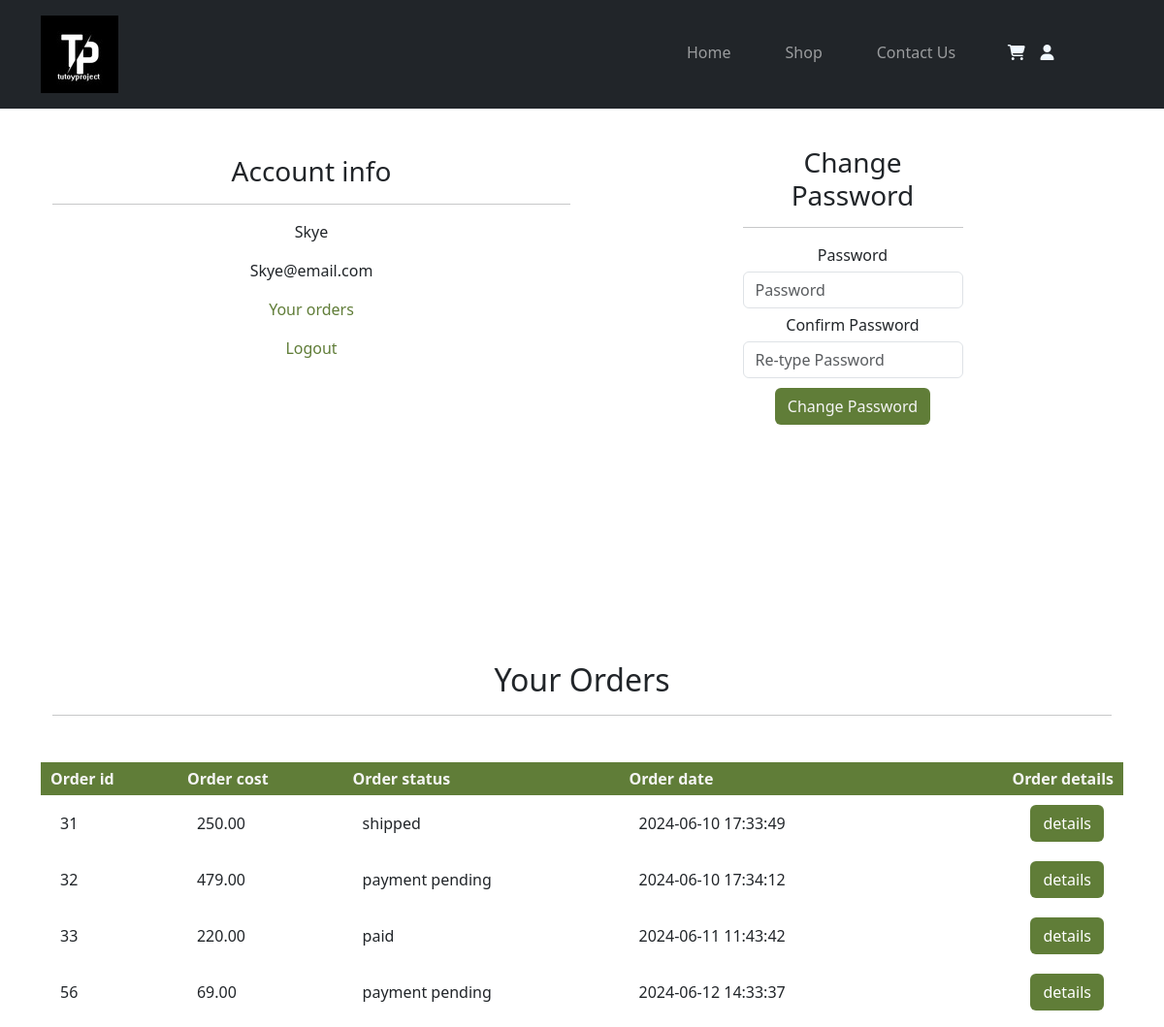
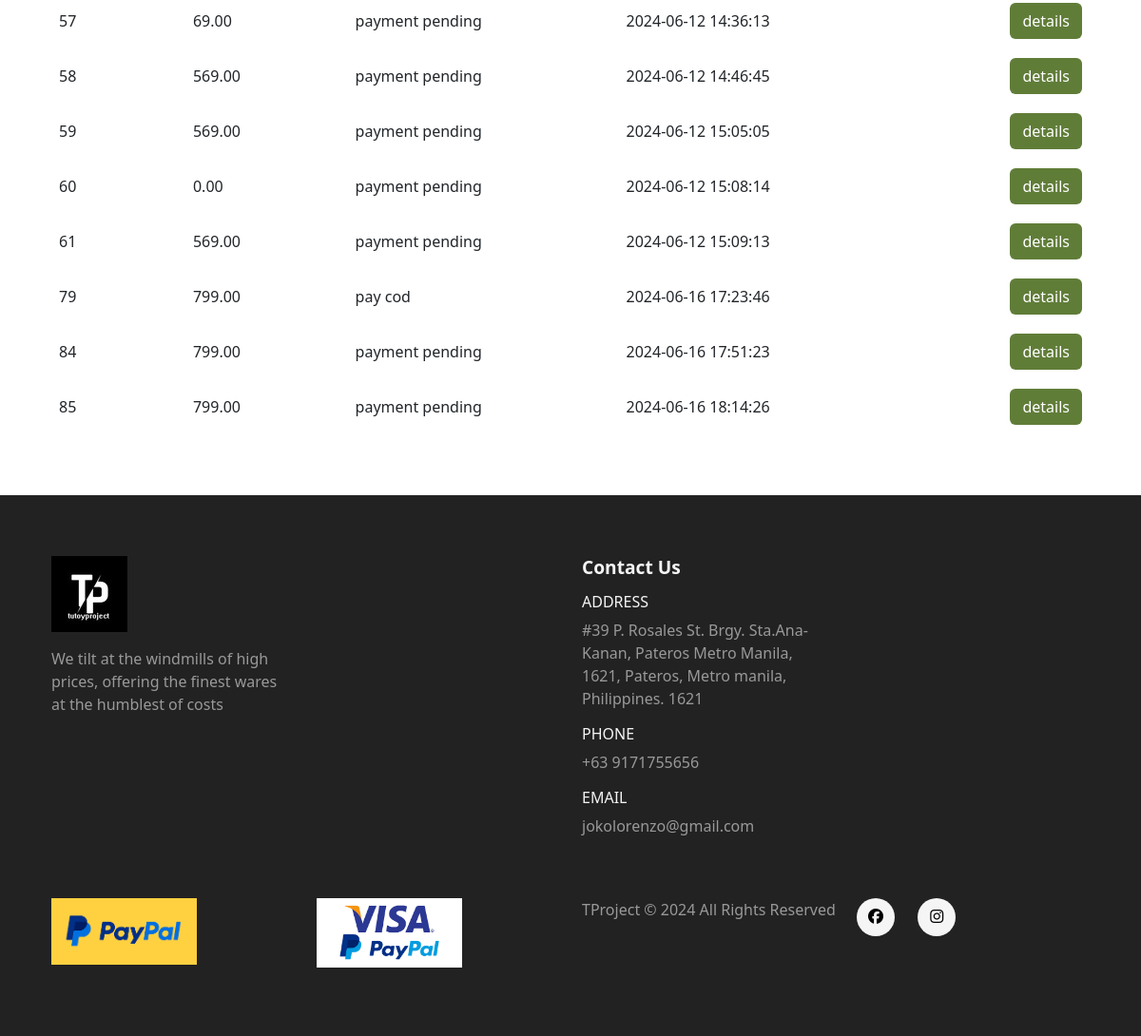
Page /account.php (signed in) on the committed database (2 pictures, top to bottom).
### tables this page shows
CREATE TABLE `orders` (
  `order_id` int(11) NOT NULL,
  `order_cost` decimal(6,2) NOT NULL,
  `order_status` varchar(100) NOT NULL DEFAULT 'on_hold',
  `user_id` int(11) NOT NULL,
  `user_phone` int(11) NOT NULL,
  `user_city` varchar(255) NOT NULL,
  `user_address` varchar(255) NOT NULL,
  `order_date` datetime NOT NULL DEFAULT current_timestamp()
);

### account.php (the view, shortened to what this page needs)
<?php
  include('server/connection.php');
  if(isset($_SESSION['logged_in'])){
    $user_id = $_SESSION['user_id'];
    $stmt = $conn->prepare("SELECT * FROM orders WHERE user_id=? ");
    $stmt->bind_param('i',$user_id);
    $stmt->execute();
    $orders = $stmt->get_result();
  }
?>
<?php
include('layouts/header.php');
?>
    <section class="my-5 py-5">
       <div class="row container mx-auto">
            <div class="text-center mt-3 pt-5 col-lg-6 col-md-12 col-sm-12">
                <h3 class="font-weight-bold">Account info</h3>
                <hr class="mx-auto">
                <div class="account-info">
                    <p><span><?php if(isset($_SESSION['user_name'])){ ?><?php echo $_SESSION['user_name'];} ?></span></p>
                    <p><span><?php if(isset($_SESSION['user_email'])){ ?><?php echo $_SESSION['user_email'];} ?></span></p>
                    <p><a href="#orders" id="orders-btn">Your orders</a></p>
                    <p><a href="account.php?logout=1" id="logout-btn">Logout</a></p>
                </div>
            </div>
            <div class="col-lg-6 col-md-12 col-sm-12">
                <form id="account-form" method="POST" action="account.php">
                    <h3>Change Password</h3>
                    <hr class="mx-auto">
                    <div class="form-group">
                        <label>Password</label>
                        <input type="password" class="form-control" id="account-password" name="password" placeholder="Password" required/>
                    </div>
                    <div class="form-group">
                        <label>Confirm Password</label>
                        <input type="password" class="form-control" id="account-password-confirm" name="confirmPassword" placeholder="Re-type Password" required/>
                    </div>
                    <div class="form-group">
                        <input type="submit" value="Change Password" name="change_password" class="btn" id="change-pass-btn">
                    </div>
                </form>
            </div>
       </div>
    </section>
<section id="orders" class="orders container my-5 py-3">
    <div class="container mt-2">
        <h2 class="font-weight-bold text-center">Your Orders</h2>
        <hr class="mx-auto">
    </div>
    <table class="mt-5 pt-5 ">
        <tr>
            <th>Order id</th>
            <th>Order cost</th>
            <th>Order status</th>
            <th>Order date</th>
            <th>Order details</th>
        </tr>
        <?php while($row = $orders->fetch_assoc()){ ?>
       <tr>
            <td>
               <span><?php echo $row['order_id']; ?></span>
            </td>
            <td>
            <span><?php echo $row['order_cost']; ?></span>
            </td>
            <td>
              <span><?php echo $row['order_status']; ?></span>
            </td>
            <td>
              <span><?php echo $row['order_date']; ?></span>
            </td>
          <td>
            <form method="POST" action="order_details.php">
              <input class="btn order-details-btn" name="order_details_btn" type="submit" value="details">
            </form>
          </td>
            </tr>
          <?php }?>
    </table>
</section>
<?php
include('layouts/footer.php');
?>

### assets/css/style.css (style rules this page uses)
body { font-family: 'Poppins'; background-color: #74B72E; }
a { text-decoration: none; }
* { margin: 0; padding: 0; box-sizing: border-box; }
h2 { font-size: 1.8rem; font-weight: 600; }
h3 { font-size: 1.5rem; font-weight: 800; }
.container { padding-left: 0; }
td:last-child { text-align: right; }
th:last-child { text-align: right; }
#account-form { width: 50%; margin: 35px auto; text-align: center; padding: 20px; }
#account-form input { margin: 5px auto; }
#account-form #change-pass-btn { color: whitesmoke; background-color: #607D38; }
.account-info #orders-btn,#logout-btn { color: #607D38; text-decoration: none; }
.orders table { width: 100%; border-collapse: collapse; }
.orders th { padding: 5px 10px; color: whitesmoke; background-color: #607D38; }
.orders td { padding: 10px 20px; }
.orders .order-details-btn { color: white; background-color: #607D38; }

### rows in the picture
orders: order_id "31", order_cost "250.00", order_status "shipped", order_date "2024-06-10 17:33:49"
orders: order_id "32", order_cost "479.00", order_status "payment pending", order_date "2024-06-10 17:34:12"
orders: order_id "33", order_cost "220.00", order_status "paid", order_date "2024-06-11 11:43:42"
orders: order_id "56", order_cost "69.00", order_status "payment pending", order_date "2024-06-12 14:33:37"
orders: order_id "57", order_cost "69.00", order_status "payment pending", order_date "2024-06-12 14:36:13"
orders: order_id "58", order_cost "569.00", order_status "payment pending", order_date "2024-06-12 14:46:45"
orders: order_id "59", order_cost "569.00", order_status "payment pending", order_date "2024-06-12 15:05:05"
orders: order_id "60", order_cost "0.00", order_status "payment pending", order_date "2024-06-12 15:08:14"
orders: order_id "61", order_cost "569.00", order_status "payment pending", order_date "2024-06-12 15:09:13"
orders: order_id "79", order_cost "799.00", order_status "pay cod", order_date "2024-06-16 17:23:46"
orders: order_id "84", order_cost "799.00", order_status "payment pending", order_date "2024-06-16 17:51:23"
orders: order_id "85", order_cost "799.00", order_status "payment pending", order_date "2024-06-16 18:14:26"

### other values in the picture
$_SESSION['user_name'] "Skye"
$_SESSION['user_email'] "Skye@email.com"
